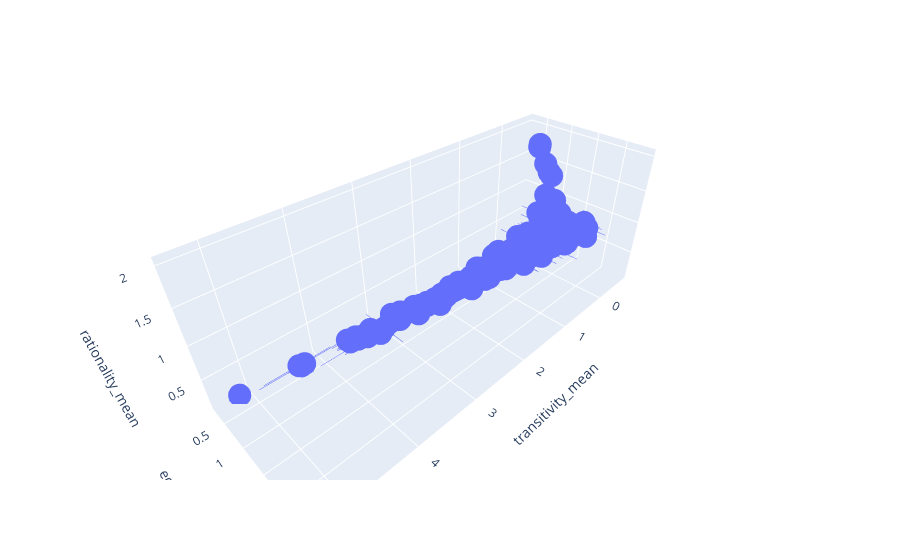

This figure's notebook cell:
### Markdown cell above
## Plots

### Code cell
graph = mean.merge(std, on=[mean.index], suffixes=('_mean', '_std'))
graph = graph.rename(columns={'key_0':'subreddit'})
display(graph[:5])

fig = px.scatter_3d(graph, x='transitivity_mean', y='equality_mean', z='rationality_mean', 
                   hover_data=['transitivity_std', 'equality_std', 'rationality_std', 'subreddit'],
                   error_x='transitivity_std', error_y='equality_std', error_z='rationality_std')
fig.show()

### Figure 1 — Plotly figure (JSON) as saved in the notebook; plotly's stock layout.template omitted (floating-point values rounded to 4 significant figures; data arrays with more than 128 entries replaced by an {"elided": "..."} marker saying what was removed)
{"data": [{"customdata": {"elided": "911x4 mixed values"}, "error_x": {"array": {"elided": "911 float values"}}, "error_y": {"array": {"elided": "911 float values"}}, "error_z": {"array": {"elided": "911 float values"}}, "hovertemplate": "transitivity_mean=%{x}<br>equality_mean=%{y}<br>rationality_mean=%{z}<br>transitivity_std=%{customdata[0]}<br>equality_std=%{customdata[1]}<br>rationality_std=%{customdata[2]}<br>subreddit=%{customdata[3]}<extra></extra>", "legendgroup": "", "marker": {"color": "#636efa", "symbol": "circle"}, "mode": "markers", "name": "", "scene": "scene", "showlegend": false, "type": "scatter3d", "x": {"elided": "911 float values"}, "y": {"elided": "911 float values"}, "z": {"elided": "911 float values"}}], "layout": {"legend": {"tracegroupgap": 0}, "margin": {"t": 60}, "scene": {"domain": {"x": [0, 1], "y": [0, 1]}, "xaxis": {"title": {"text": "transitivity_mean"}}, "yaxis": {"title": {"text": "equality_mean"}}, "zaxis": {"title": {"text": "rationality_mean"}}}}}
